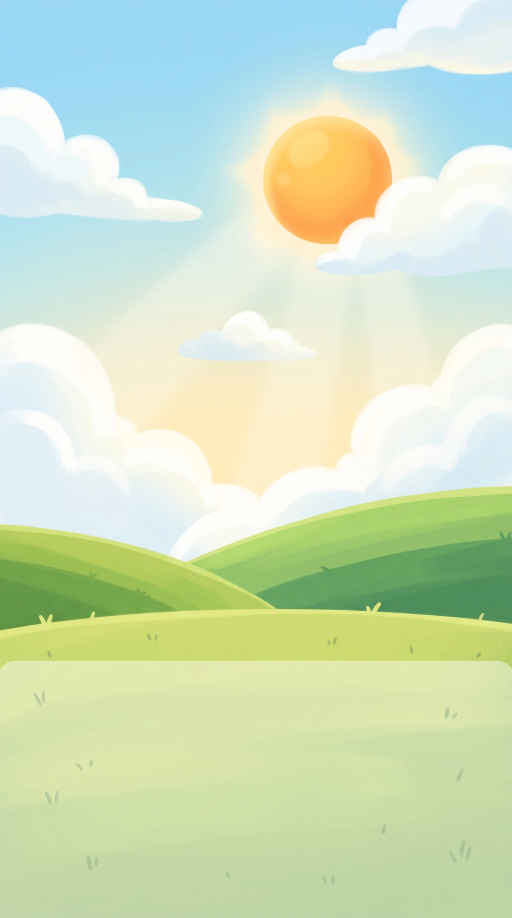
#> input picture design/raw_backgrounds/bg_sunny.webp, 1536 x 2752 px (shown at 1/3 size)
$ python remove_baked_card.py
#> lines starting #> are read from the running program, lines starting #| are printed output that depends on the picture; after the words box and inside, x2 and y2 are one past the last pixel; in counts of white or black regions, pixels touching at a corner belong together
#!/usr/bin/env python3
"""Remove the translucent rounded "card" baked into the bottom third of bg_sunny.

The card is a flat white overlay: observed = orig * (1 - a) + 255 * a, with a ~= 0.425, equal in R, G and B,
a straight top edge near y = 1980 with rounded corners, full width, running to the bottom. It is not blurred
(texture inside, rescaled by 1 / (1 - a), matches the texture outside), so the original is recovered exactly:

    orig = (observed - 255 * a) / (1 - a)

The overlay strength, edge height and corner radius are fitted from the image rather than guessed: `a` by
least squares across the edge, then the edge y and radius by minimising the luminance jump across the seam
after correction.

    tools/assets/.venv/bin/python tools/assets/remove_baked_card.py
"""
import argparse
from pathlib import Path

import numpy as np
from PIL import Image
from scipy import ndimage
from scipy.special import erf

ROOT = Path(__file__).resolve().parents[2]
SRC = ROOT / "design/raw_backgrounds/bg_sunny.webp"
DST = ROOT / "design/raw_backgrounds/bg_sunny_fixed.png"

EDGE_GUESS_Y = 1980
ALPHA_GUESS = 0.425


def signed_distance(yy: np.ndarray, xx: np.ndarray, w: int, top: float, radius: float, overhang: float) -> np.ndarray:
    """Approximate signed distance (px, >0 outside the card) to a rect with circular top corners.

    The card is slightly wider than the image (`overhang` px per side), so the corner arc is cut off before
    it reaches its vertical tangent at the border. Ignoring that leaves a bright wedge in the outer pixels.
    """
    dy = top + radius - yy                       # >0 above the straight part of the corner arcs
    dx = radius - np.minimum(xx + overhang, w - xx + overhang)   # >0 within `radius` of a side
    corner = (dy > 0) & (dx > 0)
    return np.where(corner, np.hypot(dx, dy) - radius, top - yy)


def coverage(
    h: int, w: int, top: float, radius: float, overhang: float, sigma: float, rows: tuple = None
) -> np.ndarray:
    """Fraction (0..1) of each pixel covered by the card: a full-width rect with rounded top corners.

    The edge is softened with a gaussian of width `sigma`; the source edge is spread over ~3 rows, so a
    hard 1 px anti-aliased edge leaves a dark/bright line. `rows=(y0, y1)` computes only that row window.
    """
    y0, y1 = rows if rows else (0, h)
    yy, xx = np.mgrid[y0:y1, 0:w].astype(np.float64) + 0.5
    dist = signed_distance(yy, xx, w, top, radius, overhang)
    return 0.5 * (1.0 - erf(dist / (sigma * np.sqrt(2.0))))


def fit_alpha(img: np.ndarray, top: int) -> float:
    """Least squares for a: just inside the card, obs ~ orig*(1-a) + 255a with orig ~ the row just outside."""
    above = img[top - 14 : top - 6, 120:-120].mean(axis=(0, 1))
    below = img[top + 6 : top + 14, 120:-120].mean(axis=(0, 1))
    return float(np.sum((below - above) * (255 - above)) / np.sum((255 - above) ** 2))


def fit_corner(img: np.ndarray) -> tuple:
    """Corner radius and overhang: least-squares circle through the card's observed top edge, both corners
    together, using every column from the image border inward.

    The seam metric ignores the corners, and total variation there is dominated by scene texture, so
    the edge itself (row of the largest vertical luminance step per column) is the usable signal.
    """
    lum = img.mean(axis=2)
    w = lum.shape[1]
    pts = []  # (distance from the nearest side, observed edge row)
    for x in range(0, 60):
        for col in (x, w - 1 - x):
            step = lum[EDGE_GUESS_Y - 34 : EDGE_GUESS_Y + 86, col] - lum[EDGE_GUESS_Y - 38 : EDGE_GUESS_Y + 82, col]
            pts.append((x + 0.5, EDGE_GUESS_Y - 36 + int(np.argmax(step))))
    d = np.array([p[0] for p in pts])
    ys = np.array([p[1] for p in pts], dtype=np.float64)

    def model(top: float, r: float, c: float) -> np.ndarray:
        u = np.clip(r - (d + c), 0.0, r)             # horizontal distance from the arc's centre column
        return np.where(d + c < r, top + r - np.sqrt(np.maximum(r * r - u * u, 0.0)), top)

    err, _, radius, overhang = min(
        (np.mean((model(t, r, c) - ys) ** 2), t, r, c)
        for t in np.arange(EDGE_GUESS_Y - 6, EDGE_GUESS_Y + 6, 0.5)
        for r in range(16, 70)
        for c in np.arange(0.0, 8.01, 0.5)
    )
    return float(radius), float(overhang), float(err**0.5)


def correct(
    img: np.ndarray, top: float, radius: float, overhang: float, alpha: float, sigma: float, rows: tuple = None
) -> np.ndarray:
    y0, y1 = rows if rows else (0, img.shape[0])
    a = (alpha * coverage(img.shape[0], img.shape[1], top, radius, overhang, sigma, rows))[..., None]
    return np.clip((img[y0:y1] - 255.0 * a) / (1.0 - a), 0.0, 255.0)


BAND_PX = 5.0  # half-width of the band along the old edge that is re-interpolated (codec ringing)
SEAM_ROWS = (EDGE_GUESS_Y - 24, EDGE_GUESS_Y + 26)  # strip of rows used to fit the edge


def seam_residual(strip: np.ndarray, top: float) -> float:
    """After correction the rows around the edge must continue smoothly. Column-averaged luminance is
    compared with a straight line through the rows 8..4 above and 4..8 below the edge; returns the rms
    deviation (luminance levels) over the 10 rows around the edge. Corners are excluded."""
    lum = strip[:, 150:-150, :].mean(axis=(1, 2))
    y = np.arange(SEAM_ROWS[0], SEAM_ROWS[1], dtype=np.float64)
    ref = (np.abs(y - top) >= 4) & (np.abs(y - top) <= 8)
    line = np.polyval(np.polyfit(y[ref], lum[ref], 1), y)
    near = np.abs(y - top) < 5
    return float(np.sqrt(np.mean((lum[near] - line[near]) ** 2)))


def smooth_band(fixed: np.ndarray, top: float, radius: float, overhang: float) -> np.ndarray:
    """Re-interpolate the thin band along the old card edge from the clean pixels on either side.

    The lossy source rings around the sharp card edge (over/undershoot of a few levels, and a much
    softer blue channel), which no single edge model inverts exactly. The grass there is a smooth
    gradient, so each band pixel is a linear blend of the corrected image sampled BAND_PX outside and
    BAND_PX inside, along the edge normal (so the rounded corners are handled too).
    """
    h, w, _ = fixed.shape
    y0, y1 = int(top - radius - 8), int(top + radius + 12)
    yy, xx = np.mgrid[y0:y1, 0:w].astype(np.float64) + 0.5
    dist = signed_distance(yy, xx, w, top, radius, overhang)  # >0 outside the card
    gy, gx = np.gradient(dist)
    norm = np.maximum(np.hypot(gx, gy), 1e-9)
    # image y grows downward, dist grows upward: "outside" is along +n where n = grad(dist) / |grad|
    ny, nx = gy / norm, gx / norm

    def sample(shift: np.ndarray) -> np.ndarray:  # shift = signed distance along n for every pixel
        coords = [yy - 0.5 - y0 + shift * ny, xx - 0.5 + shift * nx]
        return np.stack(
            [ndimage.map_coordinates(fixed[y0:y1, :, c], coords, order=1, mode="nearest") for c in range(3)], axis=-1
        )

    band = np.abs(dist) < BAND_PX
    outside = sample(BAND_PX - dist)    # the pixel BAND_PX outside the edge, on this normal
    inside = sample(-BAND_PX - dist)    # the pixel BAND_PX inside the edge
    t = np.clip((dist + BAND_PX) / (2 * BAND_PX), 0.0, 1.0)[..., None]
    blended = inside * (1.0 - t) + outside * t
    out = fixed.copy()
    region = out[y0:y1]
    region[band] = blended[band]
    return out


def main() -> None:
    p = argparse.ArgumentParser(description=__doc__, formatter_class=argparse.RawDescriptionHelpFormatter)
    p.add_argument("--src", default=str(SRC))
    p.add_argument("--dst", default=str(DST))
    args = p.parse_args()

    img = np.array(Image.open(args.src).convert("RGB")).astype(np.float64)
    h, w, _ = img.shape
#> h = 2752; w = 1536
    print(f"{args.src}: {w}x{h}")
#| design/raw_backgrounds/bg_sunny.webp: 1536x2752

    alpha = fit_alpha(img, EDGE_GUESS_Y)
#> in fit_alpha, `above = img[top - 14 : top - 6, 120:-120].mean(axis=(0, 1))`: above = [202.8, 217.2, 111.5]
#> in fit_alpha, `below = img[top + 6 : top + 14, 120:-120].mean(axis=(0, 1))`: below = [225.3, 233.7, 174]
#> alpha = 0.435
    print(f"fitted alpha = {alpha:.4f} (guess {ALPHA_GUESS})")
#| fitted alpha = 0.4347 (guess 0.425)

    radius, overhang, rms = fit_corner(img)
#> in fit_corner, `lum = img.mean(axis=2)`:
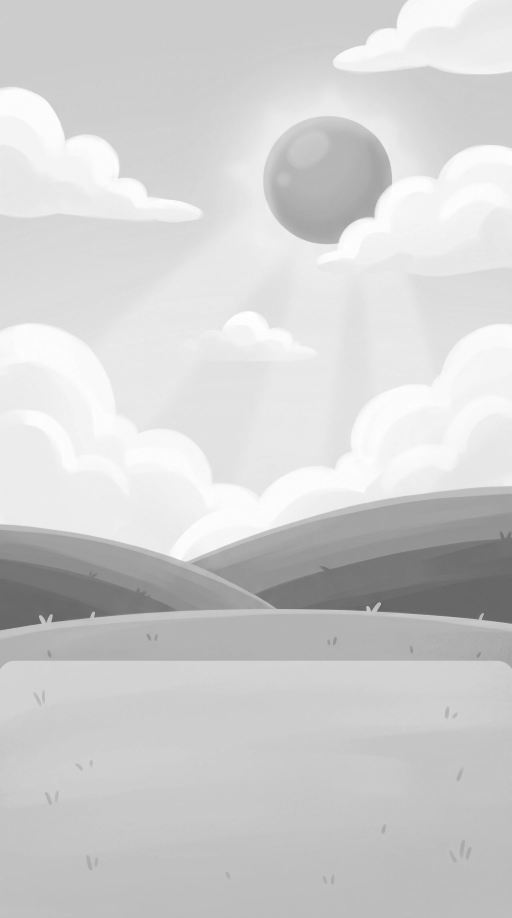
#> lum: shape (2752, 1536) float64 (shown at 1/3 size); min 87.33, max 255, mean 208.2
#> after the loop in fit_corner, `for x in range(0, 60):`: pts = 120 pairs, first value 0.5 to 59.5, second value 1981 to 2007
#> in fit_corner, `d = np.array([p[0] for p in pts])`: d = 120 values from 0.5 to 59.5
#> in fit_corner, `ys = np.array([p[1] for p in pts], dtype=np.float64)`: ys = 120 values, max 2007 at index 0, min 1981 at index 72, mean 1987.6
#> in model, `u = np.clip(r - (d + c), 0.0, r)             # horizontal distance fro..`: u = 120 values, max 15.5 at index 0, min 0 at index 32, mean 2.13
#> in fit_corner, `err, _, radius, overhang = min( (np.mean((model(t, r, c) - ys) ** 2), ..`: err = 0.599; radius = 52; overhang = 7
#> radius = 52; overhang = 7; rms = 0.774
    print(f"corner radius = {radius:.0f} px, side overhang = {overhang:.1f} px (circle fit to the edge, rms {rms:.2f} px)")
#| corner radius = 52 px, side overhang = 7.0 px (circle fit to the edge, rms 0.77 px)

    strip = img[SEAM_ROWS[0] : SEAM_ROWS[1]]
    before = seam_residual(strip, EDGE_GUESS_Y + 1.0)
#> in seam_residual, `lum = strip[:, 150:-150, :].mean(axis=(1, 2))`: lum = 50 values, max 211 at index 36, min 176.9 at index 19, mean 193.3
#> in seam_residual, `y = np.arange(SEAM_ROWS[0], SEAM_ROWS[1], dtype=np.float64)`: y = 50 values from 1956 to 2005
#> in seam_residual, `line = np.polyval(np.polyfit(y[ref], lum[ref], 1), y)`: line = 50 values from 127.4 to 258.1
#> before = 9.4
    resid, top, sigma = min(
        (seam_residual(correct(img, t, radius, overhang, alpha, sg, SEAM_ROWS), t), t, sg)
        for t in np.arange(EDGE_GUESS_Y - 1, EDGE_GUESS_Y + 5, 0.1)
        for sg in np.arange(0.3, 2.01, 0.1)
    )
#> resid = 0.879; top = 1982.2; sigma = 0.6
    print(f"edge y = {top:.1f}, edge softness sigma = {sigma:.1f} px")
#| edge y = 1982.2, edge softness sigma = 0.6 px
    print(f"edge-row residual: {before:.1f} before -> {resid:.2f} after (target < 1.5 luminance levels)")
#| edge-row residual: 9.4 before -> 0.88 after (target < 1.5 luminance levels)

    fixed = smooth_band(correct(img, top, radius, overhang, alpha, sigma), top, radius, overhang)
#> in smooth_band, `y0, y1 = int(top - radius - 8), int(top + radius + 12)`: y0 = 1922; y1 = 2046
#> in smooth_band, `gy, gx = np.gradient(dist)`:
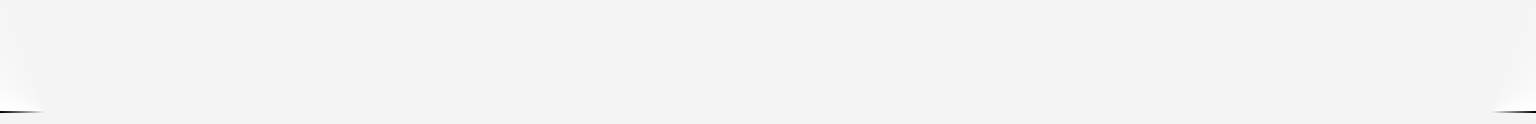
#> gy: shape (124, 1536) float64; min -22.9, max -0.0382, mean -1; drawn with min black and max white
#> in smooth_band, `gy, gx = np.gradient(dist)`:
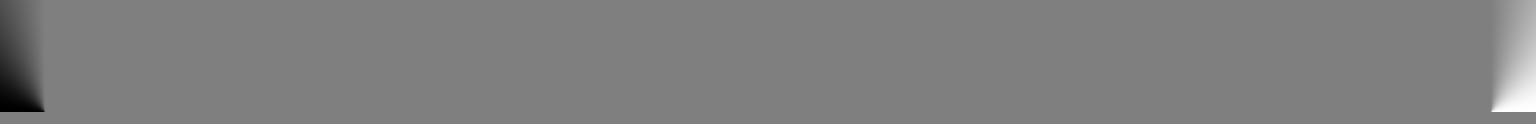
#> gx: shape (124, 1536) float64; min -1, max 1, mean 0; drawn with min black and max white
#> in smooth_band, `band = np.abs(dist) < BAND_PX`:
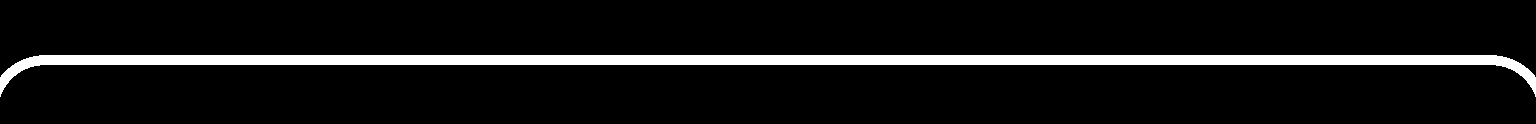
#> band: shape (124, 1536) bool; 8.2% white; 1 white region, box (x1, y1, x2, y2) and area: (0, 55, 1536, 97) 15554
#> in sample, `return np.stack( [ndimage.map_coordinates(fixed[y0:y1, :, c], coords, ..`:
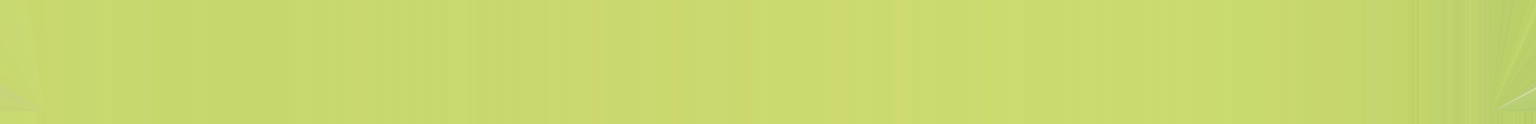
#> returned value: shape (124, 1536, 3) float64; mean of channels 0, 1, 2 201.4, 217, 111.5; drawn as R, G, B
#> in smooth_band, `t = np.clip((dist + BAND_PX) / (2 * BAND_PX), 0.0, 1.0)[..., None]`:
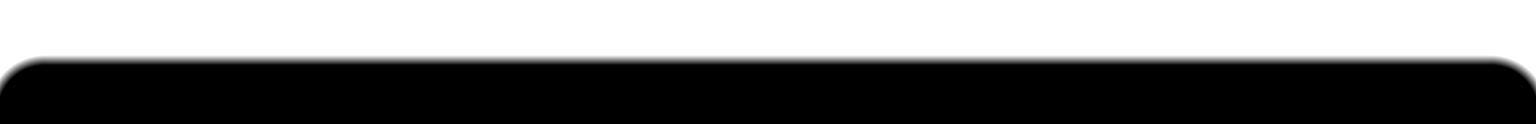
#> t: shape (124, 1536, 1) float64; min 0, max 1, mean 0.489
#> in smooth_band, `out = fixed.copy()`:
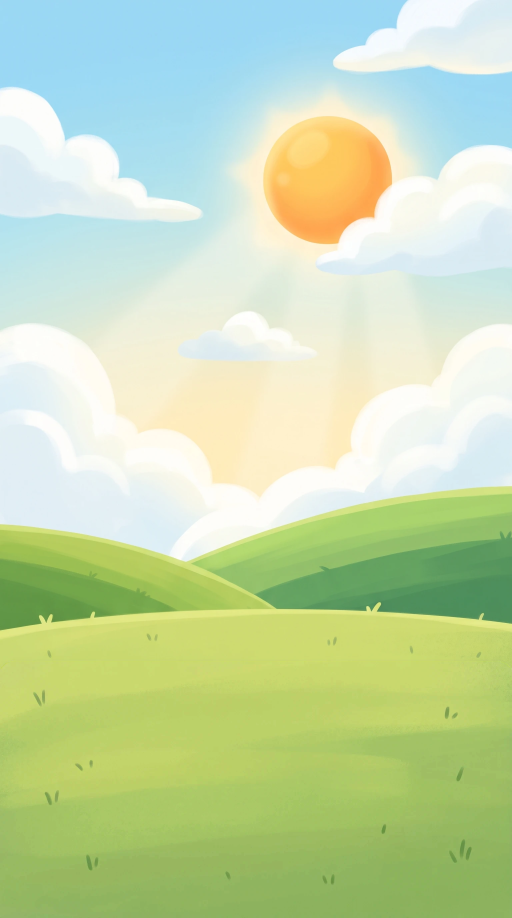
#> out: shape (2752, 1536, 3) float64 (shown at 1/3 size); mean of channels 0, 1, 2 197.2, 218, 173.6; drawn as R, G, B
#> in smooth_band, `region[band] = blended[band]`: region: shape (124, 1536, 3) float64; mean of channels 0, 1, 2 201.7, 216.4, 111.6
    Image.fromarray(np.round(fixed).astype(np.uint8)).save(args.dst, "PNG")
    print(f"wrote {args.dst}")


if __name__ == "__main__":
    main()
